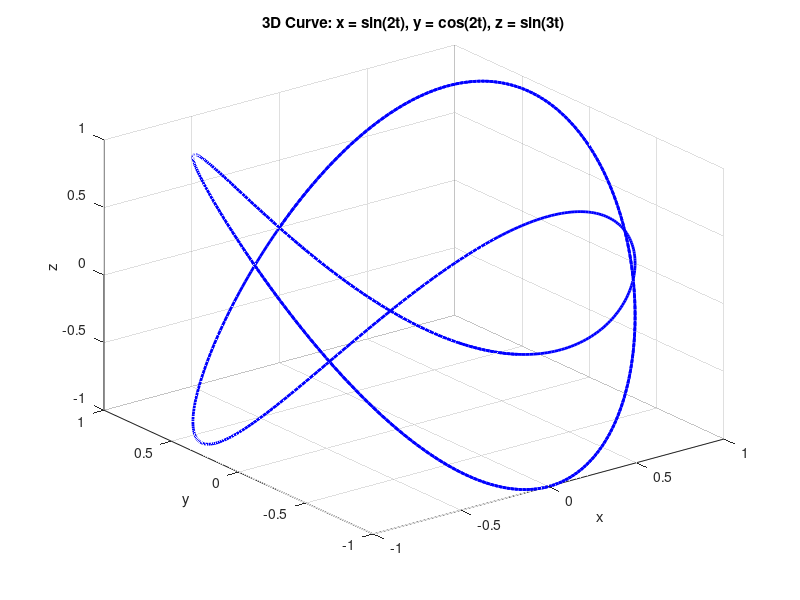

The MATLAB source for this figure:
% 3D Curve Plot
t = linspace(0, 10, 1000);  % Create an array of 1000 points for t from 0 to 10
x = sin(2*t);               % Calculate x-coordinates
y = cos(2*t);               % Calculate y-coordinates
z = sin(3*t);               % Calculate z-coordinates

plot3(x, y, z, 'b-', 'LineWidth', 2); % Plot the 3D curve with blue line and line width 2
grid on                             % Turn on the grid
xlabel('x')                         % Label x-axis
ylabel('y')                         % Label y-axis
zlabel('z')                         % Label z-axis
title('3D Curve: x = sin(2t), y = cos(2t), z = sin(3t)') % Add title to the plot
